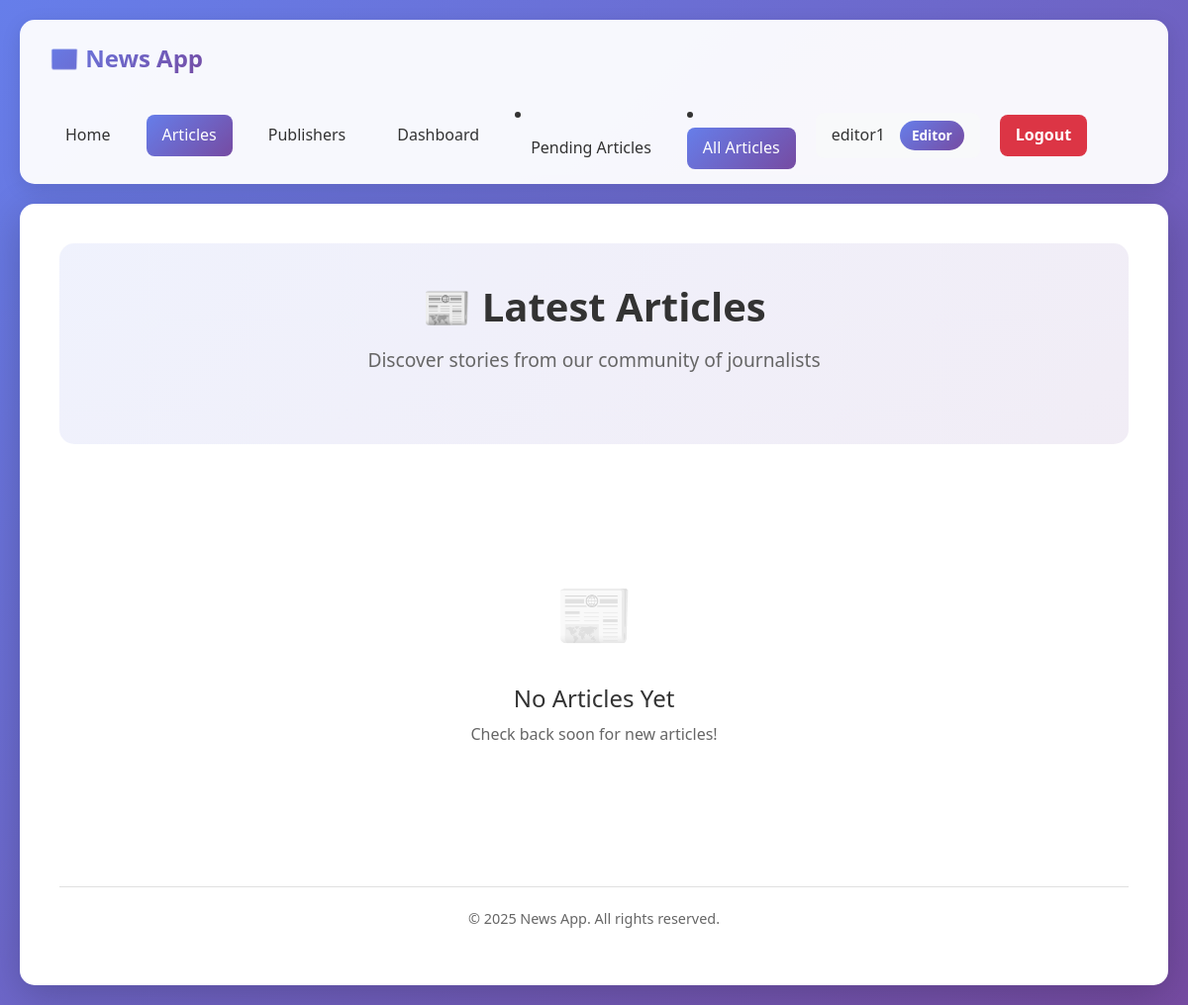
/articles/ (signed in), run on an earlier commit of the app's database.
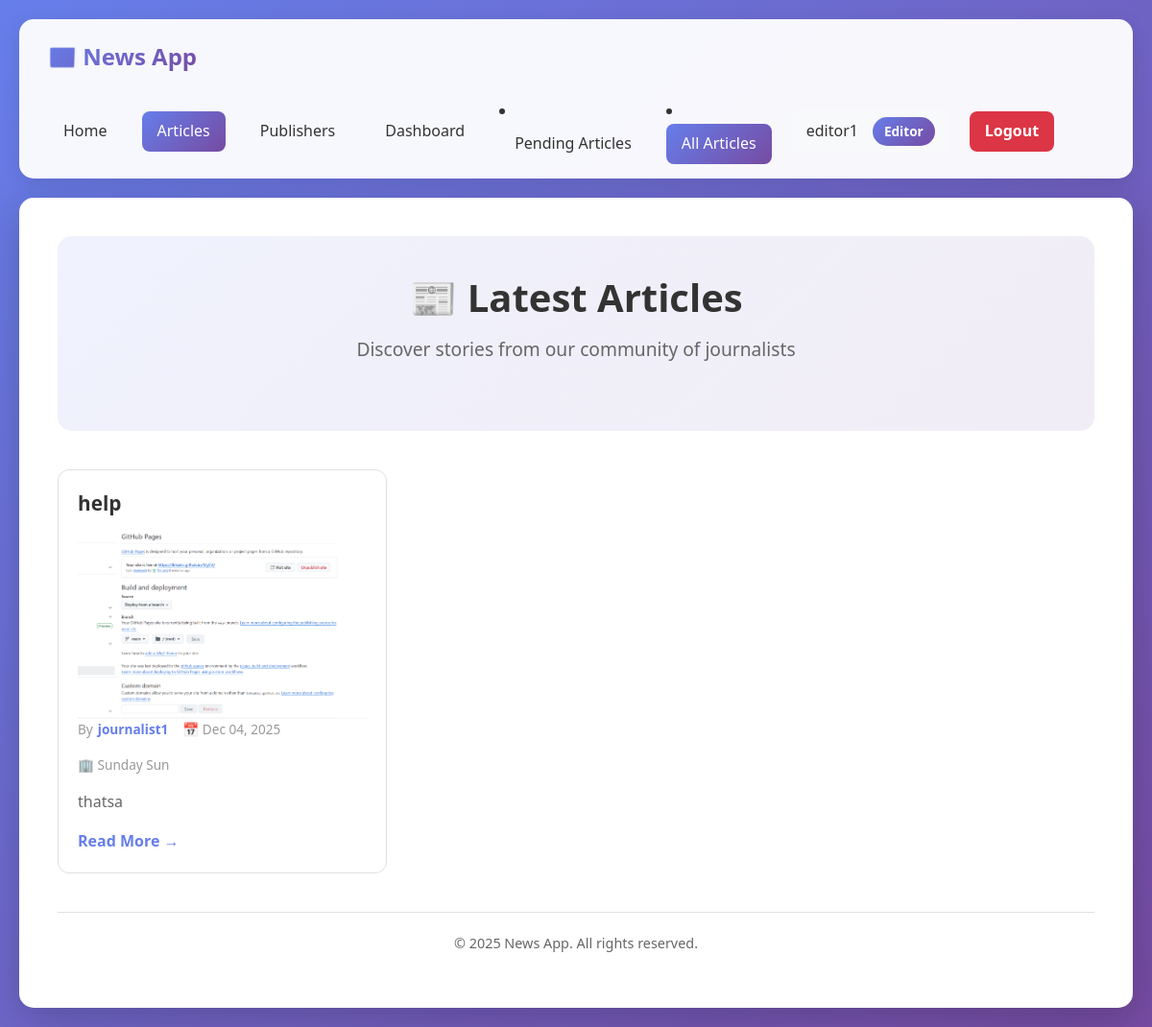
And on a later commit of the database.
### news_app/models.py (models this page shows, shortened)
class CustomUser(AbstractUser):
    ROLE_CHOICES = [
        ("reader", "Reader"),
        ("editor", "Editor"),
        ("journalist", "Journalist"),
        ("publisher", "Publisher"),
    ]
    role = models.CharField(max_length=20,
                            choices=ROLE_CHOICES,
                            default="reader")
    subscribed_newsletters = models.ManyToManyField("Newsletter",
                                                    related_name="subscribers",
                                                    blank=True)
    subscribed_publishers = models.ManyToManyField(
        "Publisher",
        related_name="subscribed_readers",
        blank=True,
        limit_choices_to={"role": "reader"}
    )
    subscribed_journalists = models.ManyToManyField(
        "self",
        symmetrical=False,
        related_name="journalist_subscribers",
        blank=True,
    )
    created_at = models.DateTimeField(auto_now_add=True)
    updated_at = models.DateTimeField(auto_now=True)
    class Meta:
        verbose_name = "User"
        verbose_name_plural = "Users"
        ordering = ["username"]

class Article(models.Model):
    title = models.CharField(max_length=300)
    content = models.TextField()
    summary = models.TextField(max_length=500, blank=True)
    author = models.ForeignKey(
        CustomUser,
        on_delete=models.CASCADE,
        related_name="independent_articles",
        limit_choices_to={"role": "journalist"},
    )
    publisher = models.ForeignKey(
        Publisher,
        on_delete=models.CASCADE,
        related_name="articles",
        null=True,
        blank=True,
    )
    independently_published = models.BooleanField(default=False)
    is_approved = models.BooleanField(default=False)
    approved_by = models.ForeignKey(
        CustomUser,
        on_delete=models.SET_NULL,
        related_name="approved_articles",
        null=True,
        blank=True,
        limit_choices_to={"role": "editor"},
    )
    is_rejected = models.BooleanField(default=False)
    rejected_reason = models.TextField(blank=True, null=True)
    rejected_by = models.ForeignKey(
        CustomUser,
        on_delete=models.SET_NULL,
        null=True,
        blank=True,
        related_name="rejected_articles"
    )
    approval_date = models.DateTimeField(null=True, blank=True)
    rejected_date = models.DateTimeField(null=True, blank=True)
    created_at = models.DateTimeField(auto_now_add=True)
    updated_at = models.DateTimeField(auto_now=True)
    published_date = models.DateTimeField(null=True, blank=True)
    image = models.ImageField(upload_to="article_images/",
                              blank=True,
                              null=True)
    class Meta:
        ordering = ["-created_at"]
        verbose_name = "Article"
        verbose_name_plural = "Articles"
        permissions = [
            ("approve_article", "Can approve articles"),
        ]

class Publisher(models.Model):
    name = models.CharField(max_length=200, unique=True)
    description = models.TextField(blank=True)
    website = models.URLField(blank=True)
    established_date = models.DateField(null=True, blank=True)
    owner = models.ForeignKey(
        "CustomUser",
        on_delete=models.CASCADE,
        related_name="owned_publishers",
        limit_choices_to={"role": "publisher"},
        null=True,
        blank=True,
    )
    created_by = models.ForeignKey(
        "CustomUser",
        on_delete=models.SET_NULL,
        null=True,
        blank=True,
        related_name="publishers_created"
    )
    editors = models.ManyToManyField(
        "CustomUser",
        related_name="publisher_editors",
        blank=True,
        limit_choices_to={"role": "editor"},
    )
    journalists = models.ManyToManyField(
        "CustomUser",
        related_name="publisher_journalists",
        blank=True,
        limit_choices_to={"role": "journalist"},
    )
    created_at = models.DateTimeField(auto_now_add=True)
    updated_at = models.DateTimeField(auto_now=True)
    class Meta:
        ordering = ["name"]
        verbose_name = "Publisher"
        verbose_name_plural = "Publishers"

### news_app/views.py (the view)
class ArticleListView(ListView):
    model = Article
    template_name = "news_app/article_list.html"
    context_object_name = "articles"
    paginate_by = 10
    def get_queryset(self):
        return (
            Article.objects.filter(is_approved=True)
            .select_related("author", "publisher")
            .order_by("-published_date")
        )

### news_app/templates/news_app/article_list.html (shortened to what this page needs)
{% extends "news_app/base.html" %}
{% load static %}
{% block extra_css %}
<link rel="stylesheet" href="{% static 'news_app/articles.css' %}">
{% endblock %}
{% block content %}
    <div class="hero-section">
        <h1 class="hero-title">📰 Latest Articles</h1>
        <p class="hero-subtitle">Discover stories from our community of journalists</p>
    </div>
    {% if articles %}
        <div class="article-grid">
            {% for article in articles %}
            <div class="article-card" {% if user.is_authenticated %}onclick="window.location.href='{% url 'article_detail' article.pk %}'"{% endif %}>
                <div class="article-content">
                    <h3 class="article-title">{{ article.title }}</h3>
                    {% if user.is_authenticated %}
                        {% if article.image %}
                        <div class="article-image">
                            <img src="{{ article.image.url }}" alt="{{ article.title }}">
                        </div>
                        {% else %}
                        <div class="article-placeholder">
                            📰
                        </div>
                        {% endif %}
                        <div class="article-meta">
                            <div class="meta-item">
                                <span>By</span>
                                <span class="article-author">{{ article.author.get_full_name|default:article.author.username }}</span>
                            </div>
                            <div class="meta-item">
                                📅 {{ article.published_date|date:"M d, Y" }}
                            </div>
                            {% if article.publisher %}
                            <div class="meta-item">
                                🏢 {{ article.publisher.name }}
                            </div>
                            {% endif %}
                        </div>
                        {% if article.summary %}
                        <p class="article-summary">{{ article.summary }}</p>
                        {% else %}
                        <p class="article-summary">{{ article.content|truncatewords:30 }}</p>
                        {% endif %}
                        <a href="{% url 'article_detail' article.pk %}" class="read-more">
                            Read More →
                        </a>
                    {% endif %}
                </div>
            </div>
            {% endfor %}
        </div>
    {% else %}
        <div class="empty-state">
            <div class="empty-state-icon">📰</div>
            <h3>No Articles Yet</h3>
            <p>Check back soon for new articles!</p>
        </div>
    {% endif %}
{% endblock %}

### news_app/templates/news_app/base.html (shortened to what this page needs)
{% load static %}
<!DOCTYPE html>
<html lang="en">
<head>
    <link href="https://cdn.jsdelivr.net/npm/bootstrap@5.3.0/dist/css/bootstrap.min.css" rel="stylesheet">
    <link rel="stylesheet" href="{% static 'news_app/style.css' %}">
    {% block extra_css %}{% endblock %}
</head>
<body>
    <nav class="navbar">
        <a href="{% url 'home' %}" class="navbar-brand">📰 News App</a>
        <div class="navbar-menu">
            {% if user.is_authenticated %}
                <a href="{% url 'home' %}" class="nav-link">Home</a>
                <a href="{% url 'article_list' %}" class="nav-link">Articles</a>
                <a href="{% url 'publisher_list' %}" class="nav-link">Publishers</a>
                <a href="{% url 'dashboard' %}" class="nav-link">Dashboard</a>
                {% if user.role == 'editor' %}
                    <li class="nav-item">
                        <a href="{% url 'pending_articles' %}" class="nav-link">Pending Articles</a>
                    </li>
                    <li class="nav-item">
                        <a class="nav-link" href="{% url 'article_list' %}">All Articles</a>
                    </li>
                {% endif %}
                <div class="user-info">
                    <span>{{ user.username }}</span>
                    <span class="user-badge">{{ user.get_role_display }}</span>
                </div>
                <a href="{% url 'logout' %}" class="btn-logout">Logout</a>
            {% else %}
                <a href="{% url 'home' %}" class="nav-link">Home</a>
                <a href="{% url 'article_list' %}" class="nav-link">Articles</a>
                <a href="{% url 'newsletter_list' %}" class="nav-link">Newsletters</a>
                <a href="{% url 'login' %}" class="nav-link">Login</a>
                <a href="{% url 'register' %}" class="nav-link">Register</a>
            {% endif %}
        </div>
    </nav>
    <div class="container">
        {% block content %}{% endblock %}
        <div class="footer">
            {% block footer %}
            <p>&copy; 2025 News App. All rights reserved.</p>
            {% endblock %}
        </div>
    </div>
</body>
</html>

### news_app/static/news_app/style.css (style rules this page uses)
* { margin: 0; padding: 0; box-sizing: border-box; }
body { font-family: 'Segoe UI', Tahoma, Geneva, Verdana, sans-serif; background: linear-gradient(135deg, #667eea 0%, #764ba2 100%); min-height: 100vh; padding: 20px; color: #333; line-height: 1.6; }
.navbar { background: rgba(255, 255, 255, 0.95); padding: 15px 30px; border-radius: 15px; margin-bottom: 20px; box-shadow: 0 5px 20px rgba(0,0,0,0.1); display: flex; justify-content: space-between; align-items: center; flex-wrap: wrap; gap: 20px; }
.navbar-brand { font-size: 1.5em; font-weight: bold; background: linear-gradient(135deg, #667eea 0%, #764ba2 100%); -webkit-background-clip: text; -webkit-text-fill-color: transparent; background-clip: text; text-decoration: none; }
.navbar-menu { display: flex; gap: 20px; align-items: center; flex-wrap: wrap; }
.nav-link { color: #333; text-decoration: none; font-weight: 500; padding: 8px 16px; border-radius: 8px; transition: all 0.3s; }
.nav-link.active { background: linear-gradient(135deg, #667eea 0%, #764ba2 100%); color: white; }
.user-info { display: flex; align-items: center; gap: 15px; padding: 8px 16px; background: #f8f9fa; border-radius: 8px; }
.user-badge { padding: 4px 12px; background: linear-gradient(135deg, #667eea 0%, #764ba2 100%); color: white; border-radius: 20px; font-size: 0.85em; font-weight: 600; }
.btn-logout { padding: 8px 16px; background: #dc3545; color: white; border: none; border-radius: 8px; font-weight: 600; cursor: pointer; text-decoration: none; display: inline-block; transition: all 0.3s; }
.container { max-width: 1200px; margin: 0 auto; background: white; padding: 40px; border-radius: 15px; box-shadow: 0 10px 40px rgba(0,0,0,0.2); }
.hero-section { text-align: center; padding: 40px 20px; background: linear-gradient(135deg, rgba(102, 126, 234, 0.1) 0%, rgba(118, 75, 162, 0.1) 100%); border-radius: 15px; margin-bottom: 40px; }
.hero-title { font-size: 2.5em; color: #333; margin-bottom: 15px; font-weight: 600; }
.hero-subtitle { font-size: 1.2em; color: #666; margin-bottom: 30px; }
.article-grid, .newsletter-grid, .publisher-grid, .journalist-grid, .subscription-grid { display: grid; grid-template-columns: repeat(auto-fill, minmax(300px, 1fr)); gap: 25px; margin-bottom: 40px; }
.article-card, .newsletter-card, .publisher-card, .journalist-card, .subscription-card { background: #fff; border: 1px solid #e0e0e0; border-radius: 12px; overflow: hidden; transition: all 0.3s; }
.article-content, .newsletter-body, .newsletter-content, .publisher-content, .journalist-content, .subscription-content { padding: 20px; }
.article-title, .newsletter-title, .publisher-name, .journalist-name, .subscription-name { font-size: 1.3em; color: #333; margin-bottom: 10px; font-weight: 600; line-height: 1.4; }
.article-summary, .newsletter-description { color: #666; line-height: 1.6; margin-bottom: 15px; display: -webkit-box; -webkit-line-clamp: 3; -webkit-box-orient: vertical; overflow: hidden; }
.article-meta, .newsletter-meta { display: flex; flex-wrap: wrap; gap: 15px; font-size: 0.85em; color: #999; margin-bottom: 15px; }
.meta-item { display: flex; align-items: center; gap: 5px; }
.article-author { color: #667eea; font-weight: 600; }
.article-image { width: 100%; height: 200px; object-fit: cover; }
.article-image img { width: 100%; height: 100%; object-fit: cover; }
.read-more { display: inline-block; color: #667eea; font-weight: 600; text-decoration: none; transition: all 0.3s; }
.footer { margin-top: 40px; padding-top: 20px; border-top: 1px solid #e0e0e0; text-align: center; color: #666; font-size: 0.9em; }

What changed in the data, as far as the page shows it:
added Article: title "help", image (picture), author.get_full_name "journalist1", published_date "Dec 04, 2025", publisher.name "Sunday Sun", content "thatsa"
Also different on the page:
text no longer shown: "📰 No Articles Yet Check back soon for new articles!"
